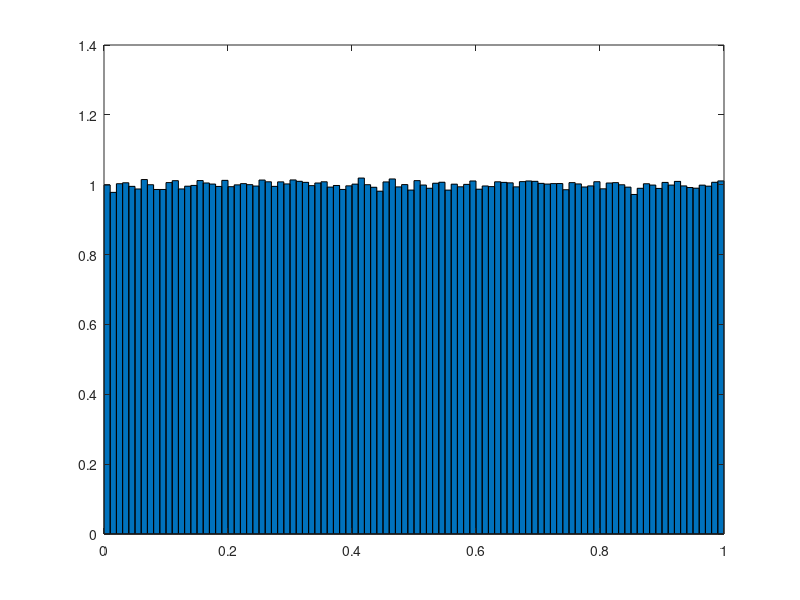
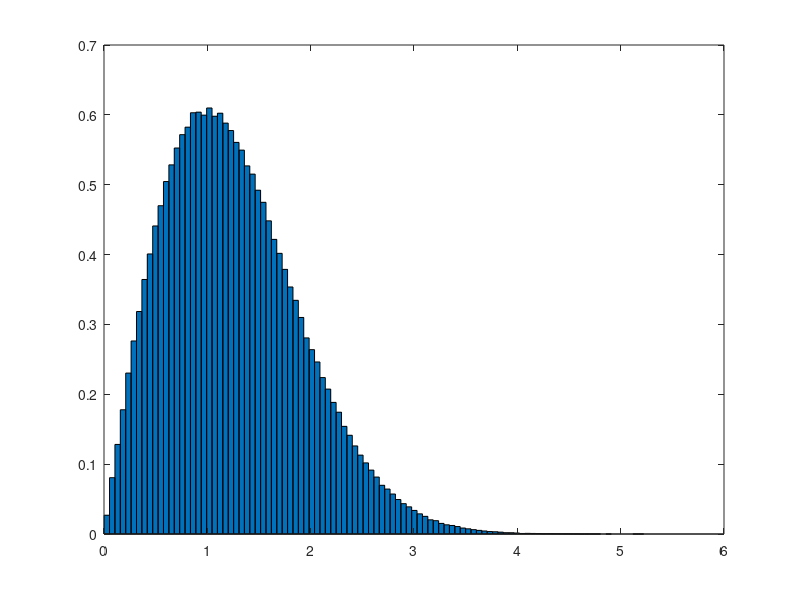
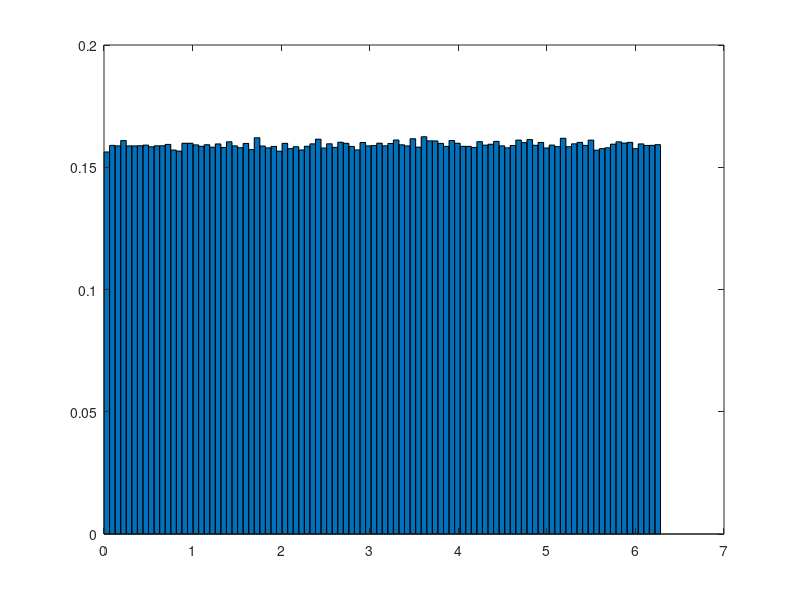
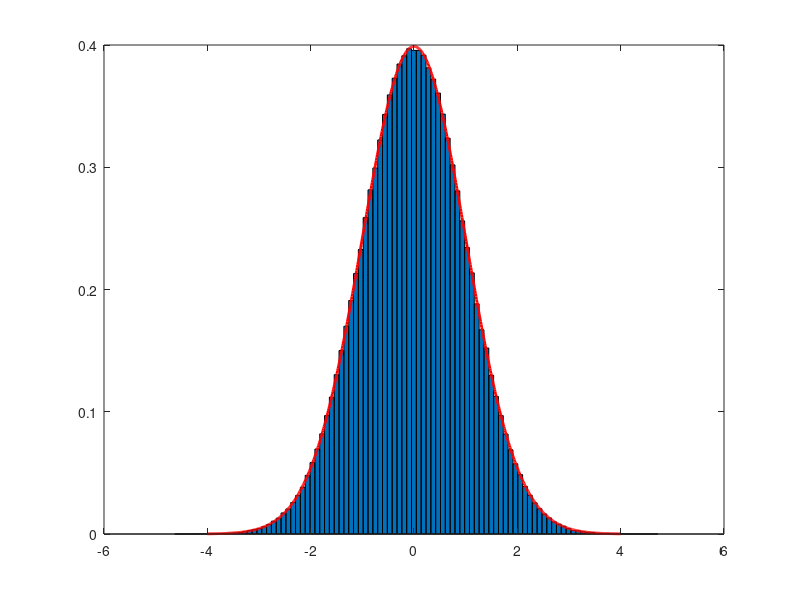

MATLAB code to generate these figures, in order:
clear all
close all

N=1e6;
A=rand(1,N);
[a,b]=hist(A,100);
base=b(2)-b(1);
area=sum(base*a);
a=a/area;
figure(1)
bar(b,a,1)
sigma2=1;

R=sqrt(2*sigma2*log(1./(1-A)));
[a,b]=hist(R,100);
base=b(2)-b(1);
area=sum(base*a);
a=a/area;
figure(2)
bar(b,a,1)

theta=rand(1,N)*2*pi;
[a,b]=hist(theta,100);
base=b(2)-b(1);
area=sum(base*a);
a=a/area;
figure(3)
bar(b,a,1)

G1=R.*sin(theta);
[a,b]=hist(G1,100);
base=b(2)-b(1);
area=sum(base*a);
a=a/area;
figure(4)
bar(b,a,1)

y=-4:0.01:4;
fy=1/(sqrt(2*pi))*exp(-0.5*y.^2);
hold on
plot(y,fy,'r','linewidth',2)
